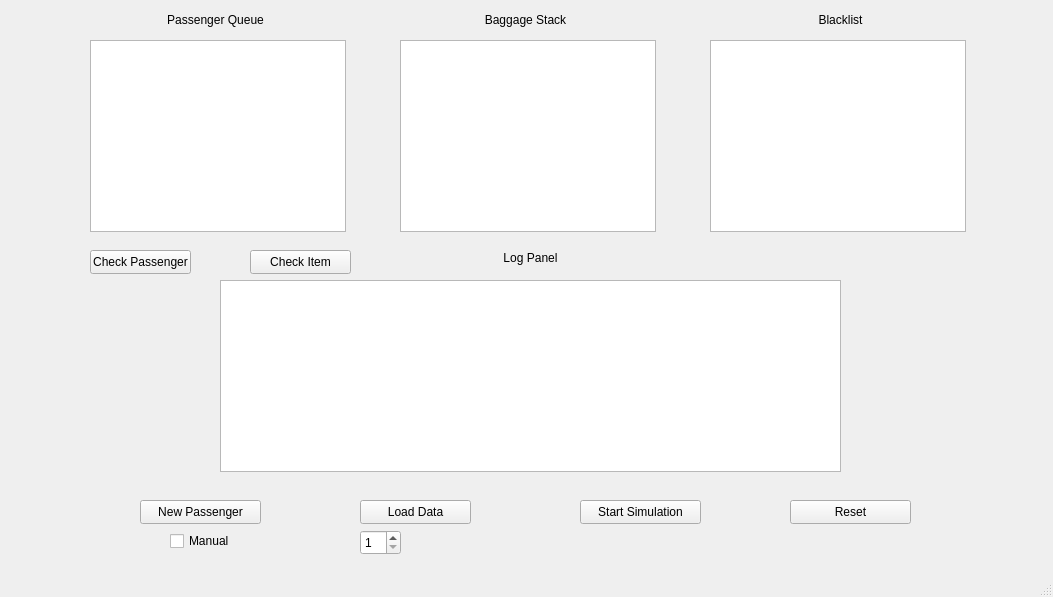
<?xml version="1.0" encoding="UTF-8"?>
<ui version="4.0">
 <class>MainWindow1</class>
 <widget class="QMainWindow" name="MainWindow1">
  <property name="geometry">
   <rect>
    <x>0</x>
    <y>0</y>
    <width>1053</width>
    <height>597</height>
   </rect>
  </property>
  <property name="windowTitle">
   <string>MainWindow</string>
  </property>
  <widget class="QWidget" name="centralwidget">
   <widget class="QPushButton" name="addPassenger">
    <property name="geometry">
     <rect>
      <x>140</x>
      <y>500</y>
      <width>121</width>
      <height>24</height>
     </rect>
    </property>
    <property name="text">
     <string>New Passenger</string>
    </property>
   </widget>
   <widget class="QListWidget" name="BaggageWidget">
    <property name="geometry">
     <rect>
      <x>400</x>
      <y>40</y>
      <width>256</width>
      <height>192</height>
     </rect>
    </property>
   </widget>
   <widget class="QPushButton" name="loadData">
    <property name="geometry">
     <rect>
      <x>360</x>
      <y>500</y>
      <width>111</width>
      <height>24</height>
     </rect>
    </property>
    <property name="text">
     <string>Load Data</string>
    </property>
   </widget>
   <widget class="QPushButton" name="startSimulation">
    <property name="geometry">
     <rect>
      <x>580</x>
      <y>500</y>
      <width>121</width>
      <height>24</height>
     </rect>
    </property>
    <property name="text">
     <string>Start Simulation</string>
    </property>
   </widget>
   <widget class="QListWidget" name="PassengerWidget">
    <property name="geometry">
     <rect>
      <x>90</x>
      <y>40</y>
      <width>256</width>
      <height>192</height>
     </rect>
    </property>
   </widget>
   <widget class="QListWidget" name="BlacklistWidget">
    <property name="geometry">
     <rect>
      <x>710</x>
      <y>40</y>
      <width>256</width>
      <height>192</height>
     </rect>
    </property>
   </widget>
   <widget class="QTextBrowser" name="logPanel">
    <property name="geometry">
     <rect>
      <x>220</x>
      <y>280</y>
      <width>621</width>
      <height>192</height>
     </rect>
    </property>
   </widget>
   <widget class="QLabel" name="label">
    <property name="geometry">
     <rect>
      <x>90</x>
      <y>10</y>
      <width>251</width>
      <height>20</height>
     </rect>
    </property>
    <property name="text">
     <string>Passenger Queue</string>
    </property>
    <property name="alignment">
     <set>Qt::AlignmentFlag::AlignCenter</set>
    </property>
   </widget>
   <widget class="QLabel" name="label_2">
    <property name="geometry">
     <rect>
      <x>400</x>
      <y>10</y>
      <width>251</width>
      <height>20</height>
     </rect>
    </property>
    <property name="text">
     <string>Baggage Stack</string>
    </property>
    <property name="alignment">
     <set>Qt::AlignmentFlag::AlignCenter</set>
    </property>
   </widget>
   <widget class="QLabel" name="label_3">
    <property name="geometry">
     <rect>
      <x>720</x>
      <y>10</y>
      <width>241</width>
      <height>20</height>
     </rect>
    </property>
    <property name="text">
     <string>Blacklist</string>
    </property>
    <property name="alignment">
     <set>Qt::AlignmentFlag::AlignCenter</set>
    </property>
   </widget>
   <widget class="QLabel" name="label_4">
    <property name="geometry">
     <rect>
      <x>230</x>
      <y>250</y>
      <width>601</width>
      <height>16</height>
     </rect>
    </property>
    <property name="text">
     <string>Log Panel</string>
    </property>
    <property name="alignment">
     <set>Qt::AlignmentFlag::AlignCenter</set>
    </property>
   </widget>
   <widget class="QCheckBox" name="checkBoxManual">
    <property name="geometry">
     <rect>
      <x>170</x>
      <y>530</y>
      <width>61</width>
      <height>22</height>
     </rect>
    </property>
    <property name="text">
     <string>Manual</string>
    </property>
   </widget>
   <widget class="QPushButton" name="resetButton">
    <property name="geometry">
     <rect>
      <x>790</x>
      <y>500</y>
      <width>121</width>
      <height>24</height>
     </rect>
    </property>
    <property name="text">
     <string>Reset</string>
    </property>
   </widget>
   <widget class="QSpinBox" name="spinBox">
    <property name="geometry">
     <rect>
      <x>360</x>
      <y>530</y>
      <width>41</width>
      <height>25</height>
     </rect>
    </property>
    <property name="minimum">
     <number>1</number>
    </property>
    <property name="maximum">
     <number>30</number>
    </property>
   </widget>
   <widget class="QPushButton" name="checkPassengerButton">
    <property name="geometry">
     <rect>
      <x>90</x>
      <y>250</y>
      <width>101</width>
      <height>24</height>
     </rect>
    </property>
    <property name="text">
     <string>Check Passenger</string>
    </property>
   </widget>
   <widget class="QPushButton" name="checkItemButton">
    <property name="geometry">
     <rect>
      <x>250</x>
      <y>250</y>
      <width>101</width>
      <height>24</height>
     </rect>
    </property>
    <property name="text">
     <string>Check Item</string>
    </property>
   </widget>
  </widget>
  <widget class="QStatusBar" name="statusbar"/>
  <widget class="QMenuBar" name="menubar">
   <property name="geometry">
    <rect>
     <x>0</x>
     <y>0</y>
     <width>1053</width>
     <height>21</height>
    </rect>
   </property>
  </widget>
 </widget>
 <resources/>
 <connections/>
</ui>
